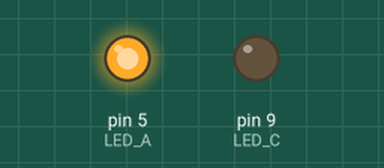
The sketch below on a simulated Arduino Uno, built with avr-gcc and run on an emulated ATmega328P. Shown: output pins drawn as LEDs (lit = HIGH).

Above: at 0.1 s.
Timing chart, 0 to 1.6 s (numbered marks = the images above):
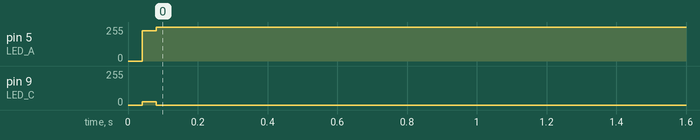

Measured:
- by itself, pin 5 (LED_A): 0/255 → 255/255 at 0.04 s
- by itself, pin 9 (LED_C): 0/255 → 23/255 at 0.04 s, → 0/255 0.04 s later

The sketch:

e_charlie_0.ino
```cpp
#define LED_A 5
#define LED_B 6
#define LED_C 9

int pin_matrix[6][2] {
{LED_B, LED_A},
{LED_A, LED_B},
{LED_C, LED_B},
{LED_B, LED_C},
{LED_C, LED_A},
{LED_A, LED_C},
};

//int ledState[] = {LOW, LOW, HIGH, LOW, LOW, LOW};
int ledState[6] = {LOW};
int ledCount = 6;
int ledIndex = 0;

void setup()
{
  reset_pins();
  doLightsCycle();
}

int last_time = 0;
int count = 0;
bool blocked = false;
void loop()
{
//  int current_time = millis();
//  if ((current_time - last_time) > 100) {
//    ledState[ledIndex] = LOW;
//    ledIndex ++;
//    if (ledIndex == 6) {
//      ledIndex = 0;
//    }
//    ledState[ledIndex] = HIGH;
//    last_time = current_time;
//  }

  if (count < 50) {
    ledState[0] = HIGH;
    ledState[1] = HIGH;
    ledState[2] = HIGH;
    ledState[3] = HIGH;
    ledState[4] = HIGH;
    ledState[5] = HIGH;
    count++;
  } else {
    ledState[0] = LOW;
    ledState[1] = LOW;
    ledState[2] = LOW;
    ledState[3] = LOW;
    ledState[4] = LOW;
    ledState[5] = LOW;
  }

  doLightsCycle();

}

void doLightsCycle() {
  for (int i = 0; i<ledCount; i++) {
    if (ledState[i] == HIGH) {
      set_pins(i);
    }
  }
}

void reset_pins()
{
  pinMode(LED_A, INPUT);
  pinMode(LED_B, INPUT);
  pinMode(LED_C, INPUT);
  digitalWrite(LED_A, LOW);
  digitalWrite(LED_B, LOW);
  digitalWrite(LED_C, LOW);
}

void set_pins(int pin_index) {
  reset_pins();

  int high_pin = pin_matrix[pin_index][0];
  int low_pin = pin_matrix[pin_index][1];

  // set the high and low pins to output
  pinMode(high_pin, OUTPUT);
  pinMode(low_pin, OUTPUT);

  // set logic as required
  digitalWrite(high_pin, HIGH);
  digitalWrite(low_pin, LOW);
}
```
